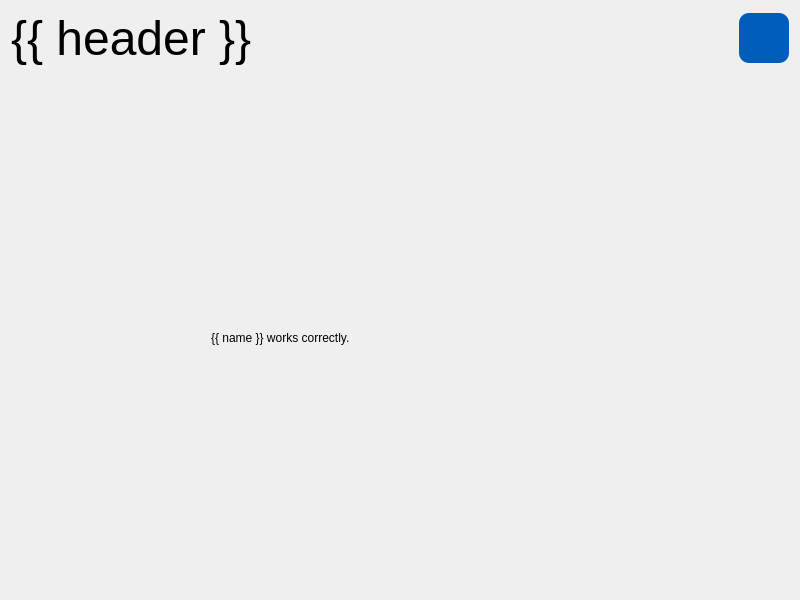
<?xml version="1.0" encoding="UTF-8"?>
<ui version="4.0">
    <class>Widget</class>
    <widget class="QWidget" name="Widget">
        <property name="geometry">
            <rect>
                <x>0</x>
                <y>0</y>
                <width>800</width>
                <height>600</height>
            </rect>
        </property>
        <property name="sizePolicy">
            <sizepolicy hsizetype="Expanding" vsizetype="Expanding">
                <horstretch>0</horstretch>
                <verstretch>0</verstretch>
            </sizepolicy>
        </property>
        <property name="maximumSize">
            <size>
                <width>3840</width>
                <height>2160</height>
            </size>
        </property>
        <property name="windowTitle">
            <string>{{ header}}</string>
        </property>
        <layout class="QVBoxLayout" name="verticalLayout">
            <item>
                <layout class="QHBoxLayout" name="horizontalLayout_4">
                    <property name="sizeConstraint">
                        <enum>QLayout::SizeConstraint::SetMaximumSize</enum>
                    </property>
                    <item>
                        <widget class="QLabel" name="widget_title">
                            <property name="maximumSize">
                                <size>
                                    <width>16777215</width>
                                    <height>100</height>
                                </size>
                            </property>
                            <property name="font">
                                <font>
                                    <family>Arial</family>
                                    <pointsize>36</pointsize>
                                </font>
                            </property>
                            <property name="text">
                                <string>{{ header }}</string>
                            </property>
                        </widget>
                    </item>
                    <item>
                        <spacer name="horizontalSpacer">
                            <property name="orientation">
                                <enum>Qt::Orientation::Horizontal</enum>
                            </property>
                            <property name="sizeHint" stdset="0">
                                <size>
                                    <width>40</width>
                                    <height>20</height>
                                </size>
                            </property>
                        </spacer>
                    </item>
                    <item>
                        <widget class="QPushButton" name="button_info">
                            <property name="minimumSize">
                                <size>
                                    <width>50</width>
                                    <height>50</height>
                                </size>
                            </property>
                            <property name="maximumSize">
                                <size>
                                    <width>50</width>
                                    <height>50</height>
                                </size>
                            </property>
                            <property name="styleSheet">
                                <string notr="true">QPushButton {
                                    color: rgb(255, 255, 255);
                                    background-color: rgb(1, 92, 187);
                                    border: 1px;
                                    border-radius: 10px;
                                    }

                                    QPushButton:hover {
                                    color: rgb(220,221,229);
                                    background-color: rgb(37, 150, 190);
                                    }

                                    QPushButton:pressed {
                                    color: rgb(220,221,229);
                                    background-color: rgb(37, 150, 190);
                                    }</string>
                            </property>
                            <property name="text">
                                <string />
                            </property>
                            <property name="icon">
                                <iconset theme="QIcon::ThemeIcon::DialogInformation" />
                            </property>
                            <property name="iconSize">
                                <size>
                                    <width>40</width>
                                    <height>40</height>
                                </size>
                            </property>
                        </widget>
                    </item>
                </layout>
            </item>
            <item>
                <widget class="QWidget" name="widget_body" native="true">
                    <property name="sizePolicy">
                        <sizepolicy hsizetype="Expanding" vsizetype="Expanding">
                            <horstretch>0</horstretch>
                            <verstretch>0</verstretch>
                        </sizepolicy>
                    </property>
                    <property name="maximumSize">
                        <size>
                            <width>3840</width>
                            <height>2160</height>
                        </size>
                    </property>
                    <widget class="QLabel" name="label_body">
                        <property name="geometry">
                            <rect>
                                <x>200</x>
                                <y>160</y>
                                <width>391</width>
                                <height>211</height>
                            </rect>
                        </property>
                        <property name="font">
                            <font>
                                <bold>false</bold>
                            </font>
                        </property>
                        <property name="text">
                            <string>{{ name }} works correctly.</string>
                        </property>
                    </widget>
                </widget>
            </item>
        </layout>
    </widget>
    <resources />
    <connections />
</ui>
